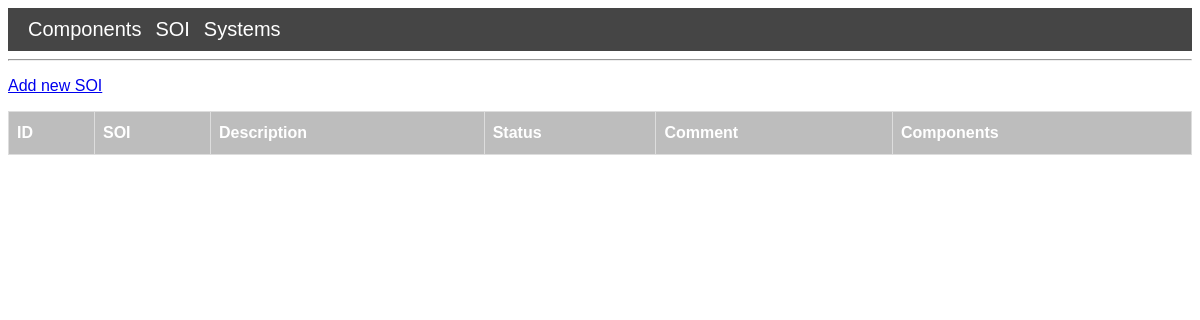
Page /soi_list on the earlier database version.
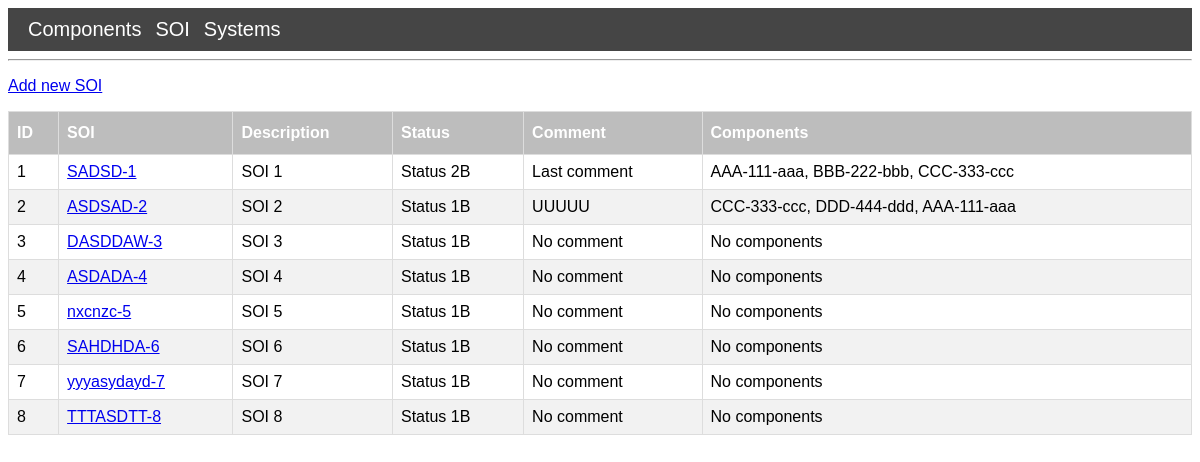
Same page on the later database version.
### app/models.py (models this page shows, shortened)
class SOI(db.Model):
    soi_id = db.Column(db.Integer, primary_key=True)
    soi_name = db.Column(db.String(160), unique=True)
    soi_description = db.Column(db.String(160))
    soi_status = db.Column(db.String(160))
    soi_commentss = db.relationship("SoiComment", backref="soi", lazy=True)
    component_joint = db.relationship("ComponentSoi", backref="soi", lazy=True)

class SoiComment(db.Model):
    soi_comment_id = db.Column(db.Integer, primary_key=True)
    what_soi_id = db.Column(db.Integer, db.ForeignKey("soi.soi_id"))
    soi_comment_text = db.Column(db.String(160))
    timestamp_soi_comment = db.Column(db.DateTime, index=True, default=datetime.utcnow)

### app/routes.py (the view)
@app.route("/soi_list")
def soi_list():
    sois = SOI.query.order_by(SOI.soi_id.asc())
    sois_id = [x.soi_id for x in sois]
    all_comments = [
        SOI.query.filter_by(soi_id=x).first().soi_commentss for x in sois_id
    ]
    last_comments = [
        x[-1].soi_comment_text if x else "No comment" for x in all_comments
    ]
    def what_comp(item):
        comp = Component.query.filter_by(component_id=item).first().component_name
        return comp
    comps_joint = [ComponentSoi.query.join(SOI).filter_by(soi_id=soi).all() for soi in sois_id]
    used_components = [['No components'] if x ==[] else [', '.join(what_comp(item=y.what_comp_joint) for y in x)] for x in comps_joint]
    return render_template(
        "lists/soi_list.html", title="SOI", sois=sois, last_comments=last_comments,used_components=used_components
    )

### app/templates/lists/soi_list.html
{% extends "base.html" %} {% block content %}
<a href="/soi_list/add_new_soi">Add new SOI</a>
<body>
  <table>
    <thead>
      <tr>
        <th>ID</th>
        <th>SOI</th>
        <th>Description</th>
        <th>Status</th>
        <th>Comment</th>
        <th>Components</th>
      </tr>
    </thead>
    <tbody>
      {% for soi in sois %}
      <tr>
        <td>{{ soi.soi_id }}</td>
        <td><a href="{{ url_for('soi_view', soi_id=soi.soi_id) }}">{{ soi.soi_name }}</a></td>
        <td>{{ soi.soi_description }}</td>
        <td>{{ soi.soi_status }}</td>
        <td>{{ last_comments[loop.index -1] }}</td>
        <td>{{ used_components[loop.index -1][0] }}</td>
      </tr>
      {% endfor %}
    </tbody>
  </table>
</body>
{% endblock %}

Differences in the rows shown:
added SOI: soi_id "1", soi_name "SADSD-1", soi_description "SOI 1", soi_status "Status 2B", used_components "AAA-111-aaa, BBB-222-bbb, CCC-333-ccc"
added SoiComment: soi_comment_text "Last comment"
added SOI: soi_id "2", soi_name "ASDSAD-2", soi_description "SOI 2", soi_status "Status 1B", used_components "CCC-333-ccc, DDD-444-ddd, AAA-111-aaa"
added SoiComment: soi_comment_text "UUUUU"
added SOI: soi_id "3", soi_name "DASDDAW-3", soi_description "SOI 3", soi_status "Status 1B", last_comments "No comment", used_components "No components"
added SOI: soi_id "4", soi_name "ASDADA-4", soi_description "SOI 4", soi_status "Status 1B", last_comments "No comment", used_components "No components"
added SOI: soi_id "5", soi_name "nxcnzc-5", soi_description "SOI 5", soi_status "Status 1B", last_comments "No comment", used_components "No components"
added SOI: soi_id "6", soi_name "SAHDHDA-6", soi_description "SOI 6", soi_status "Status 1B", last_comments "No comment", used_components "No components"
added SOI: soi_id "7", soi_name "yyyasydayd-7", soi_description "SOI 7", soi_status "Status 1B", last_comments "No comment", used_components "No components"
added SOI: soi_id "8", soi_name "TTTASDTT-8", soi_description "SOI 8", soi_status "Status 1B", last_comments "No comment", used_components "No components"
